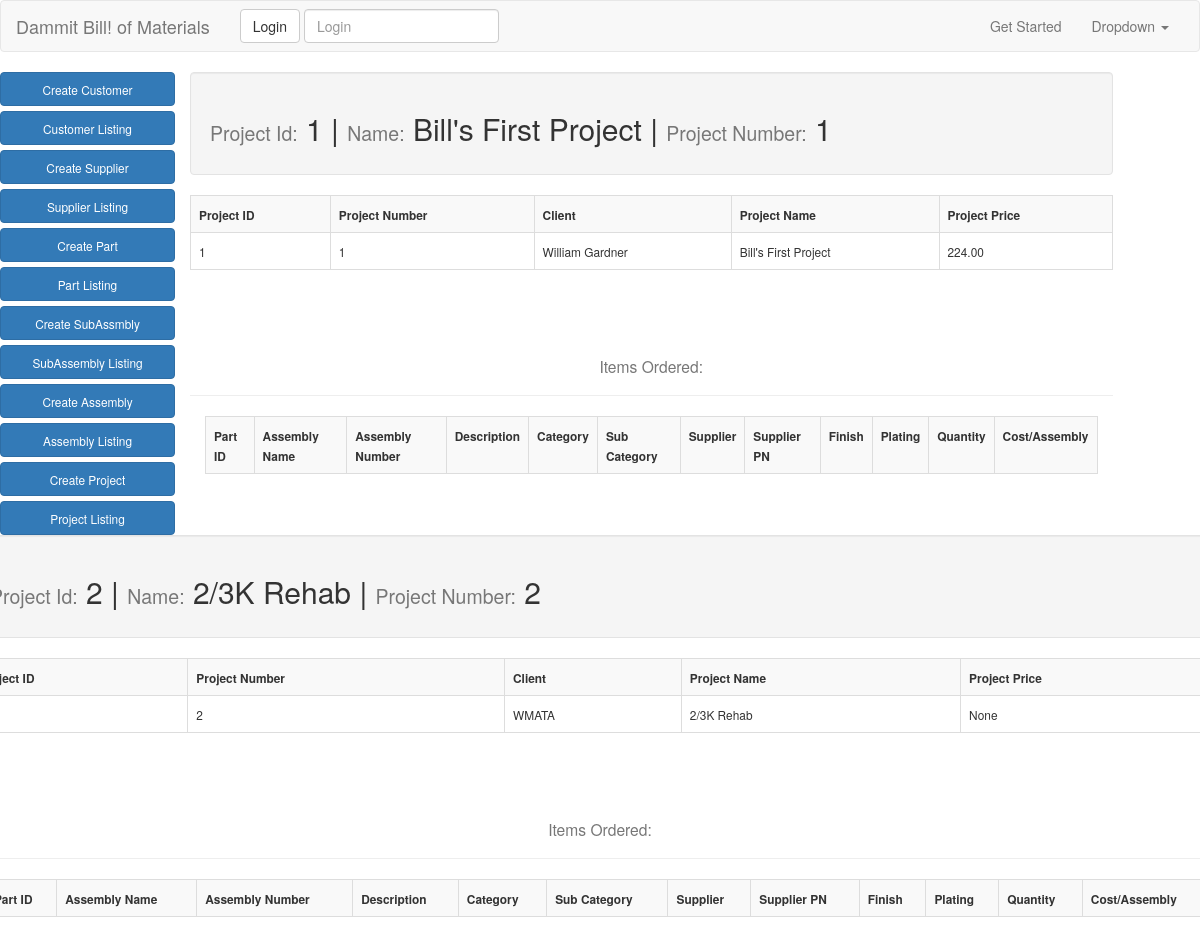
/project_list/, run on an earlier commit of the app's database.
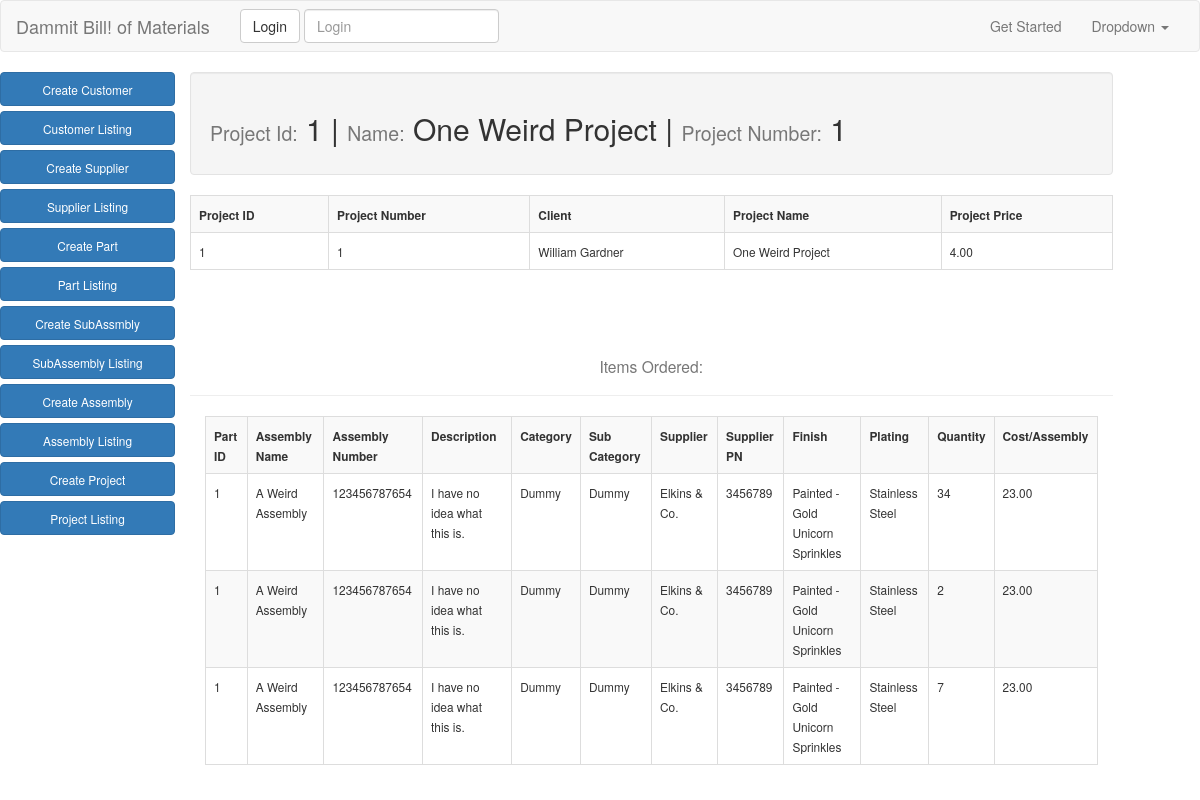
And on a later commit of the database.
### app/models.py (models this page shows, shortened)
class Project(models.Model):
    project_number = models.AutoField(primary_key=True)
    client = models.ForeignKey('app.Customer')
    project_name = models.CharField(max_length=50)
    price_per_project = models.DecimalField(max_digits=10, decimal_places=2, null=True, blank=True)
    shipping_address = models.TextField(null=True, blank=True)
    shipping_terms = models.ForeignKey(ShippingTerms, null=True, blank=True)
    expected_delivery = models.DateField(null=True, blank=True)

class Customer(models.Model):
    name = models.CharField(max_length=50)
    contact = models.CharField(max_length=25, null=True, blank=True)
    phone = models.IntegerField(null=True, blank=True)
    email = models.EmailField(null=True, blank=True)
    website = models.URLField(null=True, blank=True)
    def __str__(self):
        return self.name

class ProjectQuantity(models.Model):
    assembly = models.ForeignKey('app.Assembly', null=True, blank=True)
    quantity = models.IntegerField()
    price_per_assembly = models.DecimalField(max_digits=10, decimal_places=2, null=True, blank=True)
    project = models.ForeignKey('app.Project', null=True, blank=True)

class Assembly(models.Model):
    assembly_name = models.CharField(max_length=50)
    assembly_part_number = models.CharField(max_length=50)
    description = models.CharField(max_length=50, null=True, blank=True)
    category = models.ForeignKey(Category, null=True, blank=True)
    sub_category = models.ForeignKey(SubCategory, null=True, blank=True)
    supplier = models.ForeignKey('app.Supplier', null=True, blank=True)
    supplier_pn = models.CharField(max_length=50, null=True, blank=True)
    finish = models.ForeignKey('app.FinishTable', null=True, blank=True)
    plating = models.ForeignKey('app.PlatingTable', null=True, blank=True)
    assembly_cost = models.DecimalField(max_digits=10, decimal_places=2, null=True, blank=True)
    notes = models.TextField(null=True, blank=True)
    cad_file = models.FileField(upload_to="cad_files", null=True, blank=True)

class Category(models.Model):
    category = models.CharField(max_length=30)
    def __str__(self):
        return self.category

class SubCategory(models.Model):
    category = models.ForeignKey(Category)
    subcategory = models.CharField(max_length=30)
    def __str__(self):
        return self.subcategory

class Supplier(models.Model):
    name = models.CharField(max_length=50)
    contact = models.CharField(max_length=25, null=True, blank=True)
    phone = models.IntegerField(null=True, blank=True)
    email = models.EmailField(null=True, blank=True)
    website = models.URLField(null=True, blank=True)
    def __str__(self):
        return self.name

class FinishTable(models.Model):
    finish = models.CharField(max_length=50)
    description = models.TextField(null=True, blank=True)
    source = models.ForeignKey(Supplier, null=True, blank=True)
    def __str__(self):
        return self.finish

class PlatingTable(models.Model):
    plating = models.CharField(max_length=50)
    description = models.TextField(null=True, blank=True)
    source = models.ForeignKey(Supplier, null=True, blank=True)
    def __str__(self):
        return self.plating

### app/views.py (the view)
# urls.py: url(r'^project_list/$', ProjectListView.as_view(), name="project_list_view"),
class ProjectListView(ListView):
    model = Project
    def get_queryset(self):
        return Project.objects.all()

### templates/app/project_list.html
{% extends "base.html" %}
{% block content %}
<div class="row">
<nav>
    <div class="col-md-2">
      <a href="{% url 'create_customer_view' %}" type="button" class="btn btn-primary btn-block"><small>Create Customer</small></a>
      <a href="{% url 'customer_list_view' %}" type="button" class="btn btn-primary btn-block"><small>Customer Listing</small></a>
      <a href="{% url 'create_supplier_view' %}" type="button" class="btn btn-primary btn-block"><small>Create Supplier</small></a>
      <a href="{% url 'supplier_list_view' %}" type="button" class="btn btn-primary btn-block"><small>Supplier Listing</small></a>
      <a href="{% url 'create_part_view' %}" type="button" class="btn btn-primary btn-block"><small>Create Part</small></a>
      <a href="{% url 'part_list_view' %}" type="button" class="btn btn-primary btn-block"><small>Part Listing</small></a>
      <a href="{% url 'create_subassembly_view' %}" type="button" class="btn btn-primary btn-block"><small>Create SubAssmbly</small></a>
      <a href="{% url 'subassembly_list_view' %}" type="button" class="btn btn-primary btn-block"><small>SubAssembly Listing</small></a>
      <a href="{% url 'create_assembly_view' %}" type="button" class="btn btn-primary btn-block"><small>Create Assembly</small></a>
      <a href="{% url 'assembly_list_view' %}" type="button" class="btn btn-primary btn-block"><small>Assembly Listing</small></a>
      <a href="{% url 'create_project_view' %}" type="button" class="btn btn-primary btn-block"><small>Create Project</small></a>
      <a href="{% url 'project_list_view' %}" type="button" class="btn btn-primary btn-block"><small>Project Listing</small></a>
    </div>
</nav>
  <div class="col-md-9">
{% for object in object_list %}
  <div class="row">
    <div class="col-md-12 well">
      <h2><small>Project Id:</small> {{object.pk}}  |  <small>Name:</small> {{object.project_name}}  |  <small>Project Number:</small> {{object.project_number}}</h2>
    </div>
    <table class="table table-striped table-bordered table-hover">
        <tr>
          <th><small>Project ID</small></th>
          <th><small>Project Number</small></th>
          <th><small>Client</small></th>
          <th><small>Project Name</small></th>
          <th><small>Project Price</small></th>
        </tr>
          <tr>
          <td><small>{{object.pk}}</small></td>
          <td><small>{{object.project_number}}</small></td>
          <td><small>{{object.client}}</small></td>
          <td><small>{{object.project_name}}</small></td>
          <td><small>{{object.price_per_project}}</small></td>
          </tr>
      </table>
    </div>
  <div class="row">
    <div class="col-md-12 page-header">
      <h3><small>Items Ordered:</small></h3>
    </div>
  </div>
  <table class="table table-striped table-bordered table-hover">
    <tr>
      <th><small>Part ID</small></th>
      <th><small>Assembly Name</small></th>
      <th><small>Assembly Number</small></th>
      <th><small>Description</small></th>
      <th><small>Category</small></th>
      <th><small>Sub Category</small></th>
      <th><small>Supplier</small></th>
      <th><small>Supplier PN</small></th>
      <th><small>Finish</small></th>
      <th><small>Plating</small></th>
      <th><small>Quantity</small></th>
      <th><small>Cost/Assembly</small></th>
    </tr>
    {% for assembly in object.projectquantity_set.all %}
    <tr>
      <td><small>{{assembly.assembly.pk}}</small></td>
      <td><small>{{assembly.assembly.assembly_name}}</small></td>
      <td><small>{{assembly.assembly.assembly_part_number}}</small></td>
      <td><small>{{assembly.assembly.description}}</small></td>
      <td><small>{{assembly.assembly.category}}</small></td>
      <td><small>{{assembly.assembly.sub_category}}</small></td>
      <td><small>{{assembly.assembly.supplier}}</small></td>
      <td><small>{{assembly.assembly.supplier_pn}}</small></td>
      <td><small>{{assembly.assembly.finish}}</small></td>
      <td><small>{{assembly.assembly.plating}}</small></td>
      <td><small>{{assembly.quantity}}</small></td>
      <td><small>{{assembly.assembly.assembly_cost}}</small></td>
    </tr>
    {% endfor %}
  </table>
</div>
{% endfor %}
</div>
{% endblock %}

### templates/base.html (shortened to what this page needs)
{% load staticfiles %}
<!DOCTYPE html>
<html>
  <head>
    <link rel="stylesheet" href="{% static "app/css/bootstrap.css" %}" media="screen" charset="utf-8">
    <link rel="stylesheet" href="{% static "app/css/main.css" %}" media="screen" charset="utf-8">
  </head>
  <body>
<nav class="navbar navbar-default">
  <div class="container-fluid">
    <div class="navbar-header">
      <a class="navbar-brand" href="/">Dammit Bill! of Materials</a>
    </div>
    <div class="collapse navbar-collapse" id="bs-example-navbar-collapse-1">
      <form class="navbar-form navbar-left" role="search">
        <button type="submit" class="btn btn-default">Login</button>
        <div class="form-group">
          <input type="text" class="form-control" placeholder="Login">
        </div>
      </form>
      <ul class="nav navbar-nav navbar-right">
        <li><a href="{% url 'create_part_view' %}">Get Started</a></li>
        <li class="dropdown">
          <a href="#" class="dropdown-toggle" data-toggle="dropdown" role="button" aria-haspopup="true" aria-expanded="false">Dropdown <span class="caret"></span></a>
        </li>
      </ul>
    </div>
  </div>
</nav>
      {% block content %}{% endblock %}
  </body>
</html>

### app/static/app/css/main.css (style rules this page uses)
H3 { text-align: center }

What changed in the data, as far as the page shows it:
removed Project: pk "2", project_name "2/3K Rehab", project_number "2", client "WMATA", price_per_project "None"
changed Project "William Gardner": project_name "Bill's First Project" → "One Weird Project"; price_per_project "224.00" → "4.00"
added ProjectQuantity: assembly.pk "1", assembly.assembly_name "A Weird Assembly", assembly.assembly_part_number "123456787654", assembly.description "I have no idea what this is.", assembly.category "Dummy", assembly.sub_category "Dummy", assembly.supplier "Elkins & Co.", assembly.supplier_pn "3456789", assembly.finish "Painted - Gold Unicorn Sprinkles", assembly.plating "Stainless Steel", quantity "34", assembly.assembly_cost "23.00"
added ProjectQuantity: assembly.pk "1", assembly.assembly_name "A Weird Assembly", assembly.assembly_part_number "123456787654", assembly.description "I have no idea what this is.", assembly.category "Dummy", assembly.sub_category "Dummy", assembly.supplier "Elkins & Co.", assembly.supplier_pn "3456789", assembly.finish "Painted - Gold Unicorn Sprinkles", assembly.plating "Stainless Steel", quantity "2", assembly.assembly_cost "23.00"
added ProjectQuantity: assembly.pk "1", assembly.assembly_name "A Weird Assembly", assembly.assembly_part_number "123456787654", assembly.description "I have no idea what this is.", assembly.category "Dummy", assembly.sub_category "Dummy", assembly.supplier "Elkins & Co.", assembly.supplier_pn "3456789", assembly.finish "Painted - Gold Unicorn Sprinkles", assembly.plating "Stainless Steel", quantity "7", assembly.assembly_cost "23.00"
